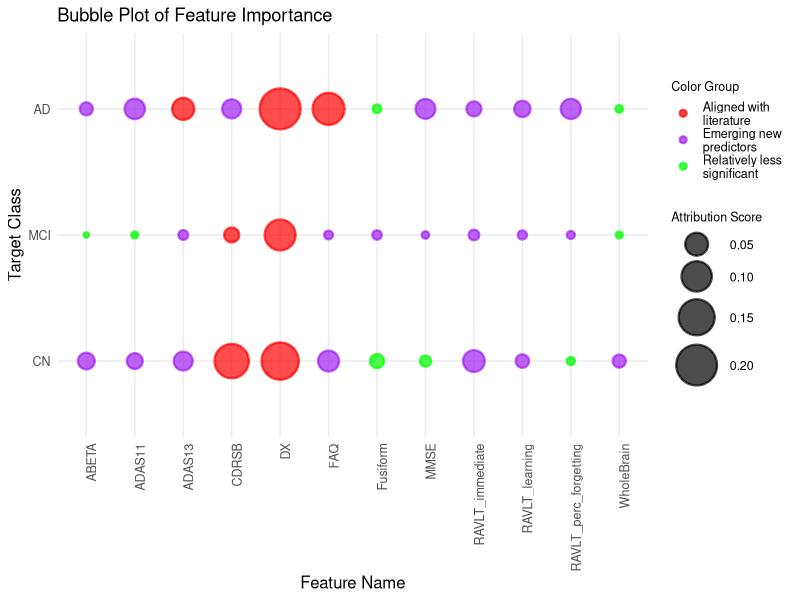

Source code (R):
library(ggplot2)
library(readxl)
library(reshape2)

# Read the data from Excel file
data <- read_excel("12_22f.xlsx")

# Add columns for the color grouping for each condition
data$Color_CN <- c("purple", "purple", "purple", "red", "red", "purple", 
                   "green", "green", "purple", "purple", "green", "purple")
data$Color_MCI <- c("green", "green", "purple", "red", "red", "purple", 
                    "purple", "purple", "purple", "purple", "purple", "green")
data$Color_AD <- c("purple", "purple", "red", "purple", "red", "red", 
                   "green", "purple", "purple", "purple", "purple", "green")

# Reshape the data to a long format
data_long <- melt(data, id.vars = c("Feature Name", "Color_CN", "Color_MCI", "Color_AD"), 
                  measure.vars = c("CN", "MCI", "AD"),
                  variable.name = "Condition", 
                  value.name = "Value")

# Map the color for each condition based on the feature and condition
data_long$Color <- ifelse(data_long$Condition == "CN", data_long$Color_CN,
                          ifelse(data_long$Condition == "MCI", data_long$Color_MCI,
                                 data_long$Color_AD))

# Create a factor for ColorGroup with meaningful labels for the legend
data_long$ColorGroup <- factor(data_long$Color, 
                               levels = c("red", "purple", "green"), 
                               labels = c("Aligned with \nliterature", "Emerging new \npredictors", 
                                          "Relatively less \nsignificant"))


ggplot(data_long, aes(x = `Feature Name`, y = Condition, size = Value, color = ColorGroup)) +
  geom_point(alpha = 0.7, stroke = 1.2) +  # Darken the bubble outlines and adjust thickness
  theme_minimal() +
  labs(title = "Bubble Plot of Feature Importance",
       x = "Feature Name",
       y = "Target Class",
       size = "Attribution Score",
       color = "Color Group") +  # Legend for color groups
  scale_size(range = c(1, 13)) + # Adjust bubble size range if necessary
  scale_color_manual(values = c("Aligned with \nliterature" = "red", "Emerging new \npredictors" = "purple", 
                                "Relatively less \nsignificant" = "green")) + # Manually set colors
  theme(
    text = element_text(color = "black"), # Set font family and color
    axis.title = element_text(size = 12), # Adjust size as needed
    axis.text.x = element_text(size = 9, angle = 90, hjust = 1), # Rotate x-axis labels
    axis.text.y = element_text(size = 9), # Adjust size as needed
    legend.title = element_text(size = 9), # Adjust size as needed
    legend.text = element_text(size = 9) # Adjust size as needed
  )





